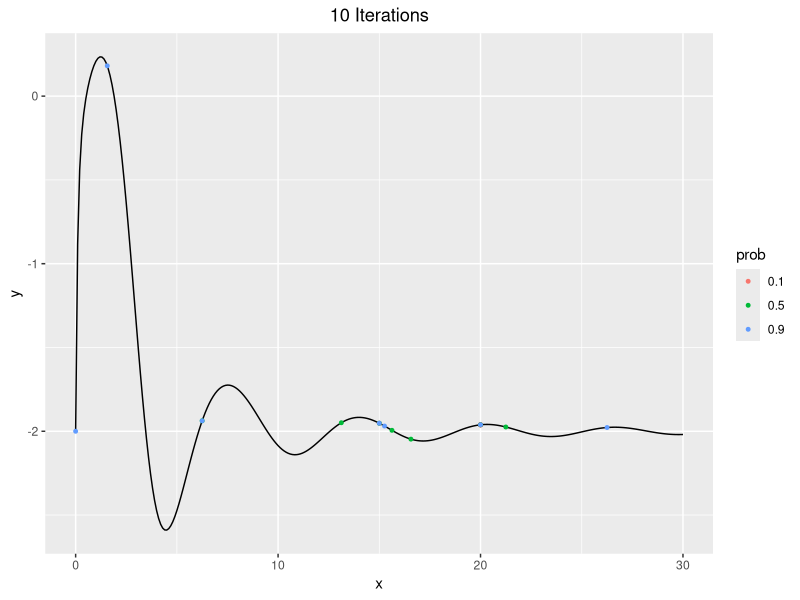
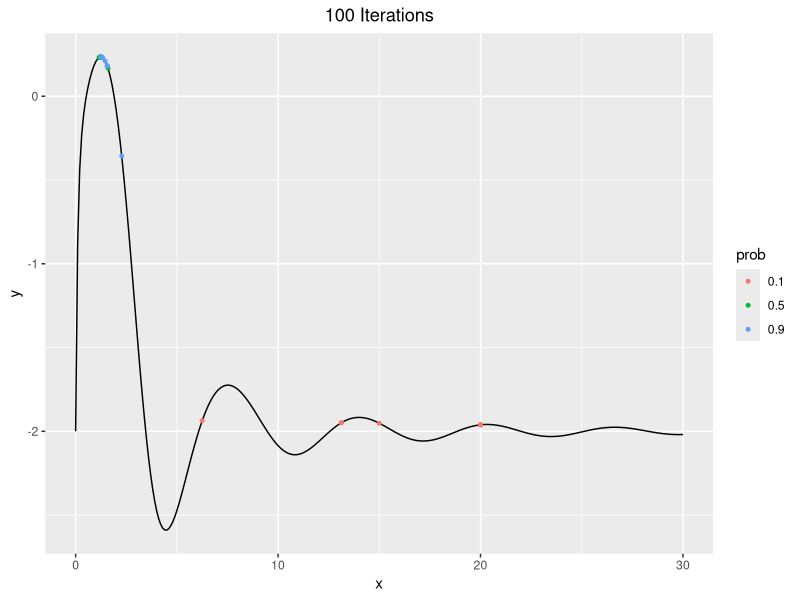
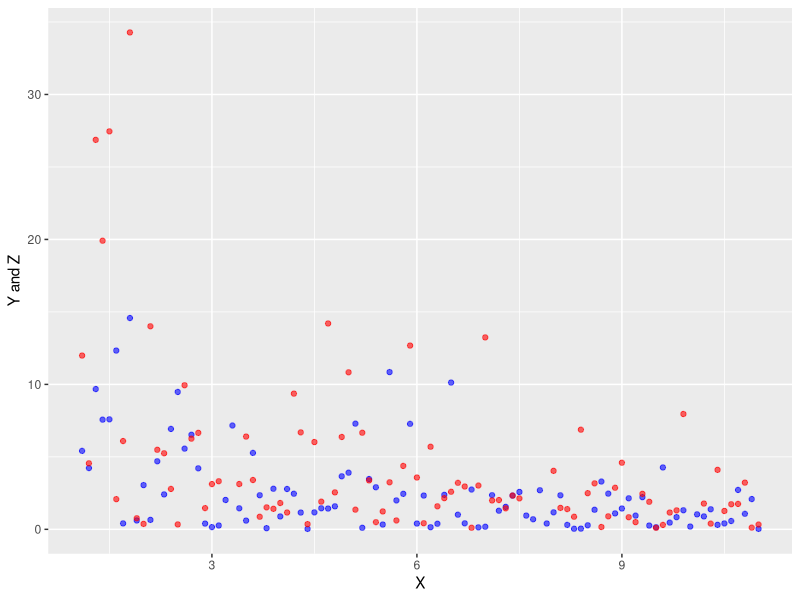
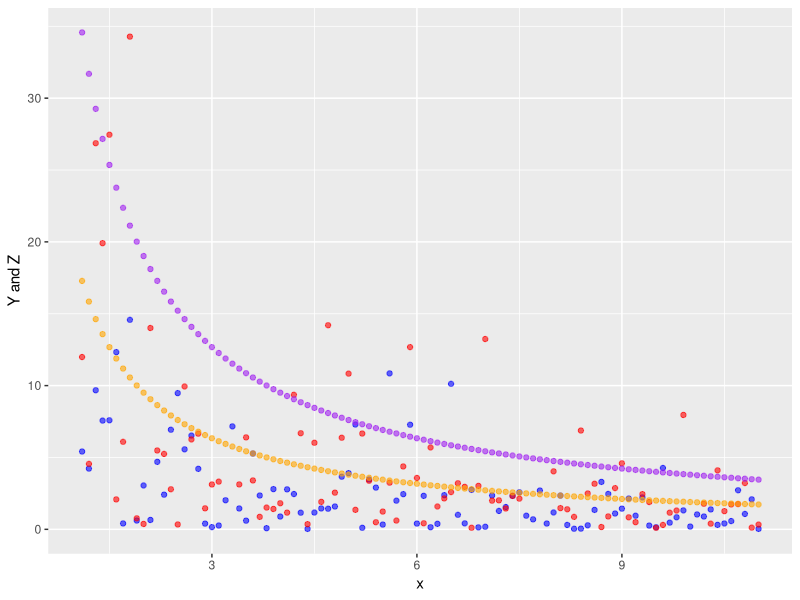

The R script that drew these images, in order:
## ---- chunk 1
knitr::opts_chunk$set(echo = TRUE)
## ---- chunk 2
genfunc <- function(x) {
    (x^2 / exp(x)) - 2 * exp(-(9 * sin(x)) / (x^2 + x + 1))
}
## ---- chunk 3
crossover <- function(x,y) {
    (x + y) / 2
}
## ---- chunk 4
mutate <- function(x) {
    x^2 %% 30
}
## ---- chunk 5
genetic <- function(maxiter, mutprob) {
    ## a)
    ## plot(x = 0:30, y= genfunc(0:30),  xlim = c(0,30), type ="l", xlab="", ylab="")

    ## b)
    X <- seq(0,30,by = 5)

    ## c)
    values <- genfunc(X)
    ## points(X, values, col = "red")

    ## d)
    bestvalue <- -Inf

    for (i in 1:maxiter){

        ## i
        parents <- sample(1:length(X), size = 2 )

        ## ii
        victim <- which.min(values)

        ## iii
        child <- crossover(X[parents[1]],X[parents[2]])

        if (mutprob > runif(1,0,1)) {
            child <- mutate(child)
        }

        ## iv
        X[victim] <- child

        values[victim]<- genfunc(child)
        ## values <- genfunc(X)

        ## v
        bestvalue <- max(bestvalue, max(values))
    }

    ## points(x = X, y = values, col = "darkgreen")
    list(opt=bestvalue, pop=X, vals=values)
}
## ---- chunk 6
library(ggplot2)

func_data <- data.frame(x=seq(0, 30, by=0.1), y=genfunc(seq(0, 30, by=0.1)))

set.seed(123456)
r1 <- genetic(maxiter = 10, mutprob = 0.1)
r1$opt

set.seed(123456)
r2 <- genetic(maxiter = 10, mutprob = 0.5)
r2$opt

set.seed(123456)
r3 <- genetic(maxiter = 10, mutprob = 0.9)
r3$opt

rd1 <- data.frame(x=r1$pop, y=r1$vals, prob="0.1")
rd2 <- data.frame(x=r2$pop, y=r2$vals, prob="0.5")
rd3 <- data.frame(x=r3$pop, y=r3$vals, prob="0.9")

plot_data <- rbind(rd1, rd2, rd3)

ggplot() +
    ggtitle("10 Iterations") +
    geom_line(data=func_data, aes(x=x, y=y)) +
    geom_point(data=plot_data, aes(x=x, y=y, col=prob), size=1) +
    theme(plot.title=element_text(hjust=0.5))
## ---- chunk 7
set.seed(123456)
r1 <- genetic(maxiter = 100, mutprob = 0.1)
r1$opt

set.seed(123456)
r2 <- genetic(maxiter = 100, mutprob = 0.5)
r2$opt

set.seed(123456)
r3 <- genetic(maxiter = 100, mutprob = 0.9)
r3$opt

rd1 <- data.frame(x=r1$pop, y=r1$vals, prob="0.1")
rd2 <- data.frame(x=r2$pop, y=r2$vals, prob="0.5")
rd3 <- data.frame(x=r3$pop, y=r3$vals, prob="0.9")

plot_data <- rbind(rd1, rd2, rd3)

ggplot() +
    ggtitle("100 Iterations") +
    geom_line(data=func_data, aes(x=x, y=y)) +
    geom_point(data=plot_data, aes(x=x, y=y, col=prob), size=1) +
    theme(plot.title=element_text(hjust=0.5))
## ---- chunk 8
physical <- read.csv("../data/physical1.csv")
## ---- chunk 9
ggplot(physical) +
    geom_point(aes(x=X, y=Y), col="blue", alpha = 0.6) +
    geom_point(aes(x=X, y=Z), col="red", alpha = 0.6) +
    labs(y = "Y and Z")
## ---- chunk 10
EM <- function(data, lambdazero, maxiter = 500, eps = 0.001){
    Estep <- function(data,lambda){
        r <- sum(is.na(data$z))
        n <- nrow(data)

        (2 * sum(log(data$x)) - 2 * n * log(2 * lambda) -
         sum(data$x * data$y)/lambda -
         sum(data$x * data$z, na.rm = TRUE)/(2*lambda) - (n - r))

    }

    Mstep <- function(data, lambda){

        n <- nrow(data)
        r <- sum(is.na(data$z))

        ((sum(data$x * data$y) +
          sum(data$x * data$z, na.rm = TRUE) / 2 +
          (n - r) * lambda) / (2 * n))
    }

    curlambda <- lambdazero
    prevlambda <- lambdazero*5
    iter <- 1

    while(iter < maxiter && (abs(curlambda - prevlambda) > eps)){

        prevlambda <- curlambda
        curlambda <- Mstep(data,lambda = curlambda)

        iter <- iter + 1
    }

    return(list(lambda = curlambda, iter = iter))
}

colnames(physical) <- c("x","y","z")
res <- EM(data = physical, lambdazero = 100)
print(res)
## ---- chunk 11
lamb <- res$lambda
physical$EZ <- (2*lamb)/physical$x
physical$EY <- lamb/physical$x

ggplot(physical) +
    geom_point(aes(x=x, y=y), col="blue", alpha = 0.6) +
    geom_point(aes(x=x, y=z), col="red", alpha = 0.6) +
    geom_point(aes(x=x, y=EZ), col="purple", alpha = 0.6) +
    geom_point(aes(x=x, y=EY), col="orange", alpha = 0.6) +
    labs(y = "Y and Z")
